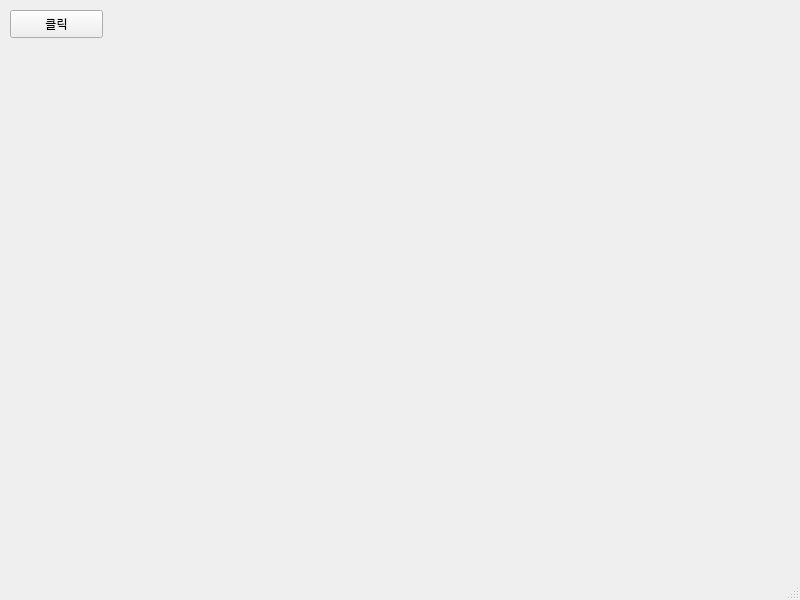
<?xml version="1.0" encoding="UTF-8"?>
<ui version="4.0">
 <class>MainWindow</class>
 <widget class="QMainWindow" name="MainWindow">
  <property name="geometry">
   <rect>
    <x>0</x>
    <y>0</y>
    <width>800</width>
    <height>600</height>
   </rect>
  </property>
  <property name="windowTitle">
   <string>MainWindow</string>
  </property>
  <widget class="QWidget" name="centralwidget">
   <widget class="QPushButton" name="pushButton">
    <property name="geometry">
     <rect>
      <x>10</x>
      <y>10</y>
      <width>93</width>
      <height>28</height>
     </rect>
    </property>
    <property name="text">
     <string>클릭</string>
    </property>
   </widget>
  </widget>
  <widget class="QMenuBar" name="menubar">
   <property name="geometry">
    <rect>
     <x>0</x>
     <y>0</y>
     <width>800</width>
     <height>26</height>
    </rect>
   </property>
  </widget>
  <widget class="QStatusBar" name="statusbar"/>
 </widget>
 <resources/>
 <connections/>
</ui>
